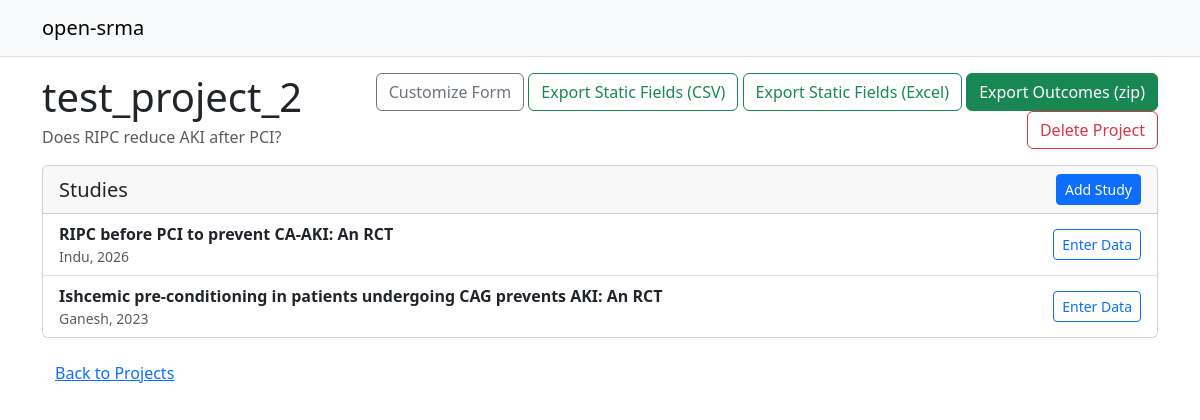
Screenshot of /project/2 with the database file from the repository.
### app/models.py (models this page shows)
class Project(db.Model):
    id = db.Column(db.Integer, primary_key=True)
    name = db.Column(db.String(100), nullable=False)
    description = db.Column(db.Text, nullable=True)
    studies = db.relationship('Study', backref='project', lazy='dynamic')
    outcomes = db.relationship(
        'ProjectOutcome',
        backref='project',
        lazy='dynamic',
        cascade="all, delete-orphan",
    )

class Study(db.Model):
    id = db.Column(db.Integer, primary_key=True)
    title = db.Column(db.String(300), nullable=False)
    author = db.Column(db.String(100), nullable=False)
    year = db.Column(db.Integer, nullable=False)
    project_id = db.Column(db.Integer, db.ForeignKey('project.id'), nullable=False)

### app/routes.py (the view)
@app.route('/project/<int:project_id>')
def project_detail(project_id):
    project = Project.query.get_or_404(project_id)
    studies = project.studies.all()
    try:
        field_count = project.form_fields.count()
    except Exception:
        field_count = len(project.form_fields.all()) if hasattr(project.form_fields, 'all') else 0
    try:
        dich_count = (
            db.session.query(db.func.count(StudyNumericalOutcome.id))
            .join(Study, StudyNumericalOutcome.study_id == Study.id)
            .filter(Study.project_id == project.id)
            .scalar()
        ) or 0
    except Exception:
        dich_count = 0
    try:
        cont_count = (
            db.session.query(db.func.count(StudyContinuousOutcome.id))
            .join(Study, StudyContinuousOutcome.study_id == Study.id)
            .filter(Study.project_id == project.id)
            .scalar()
        ) or 0
    except Exception:
        cont_count = 0
    outcome_row_count = int(dich_count) + int(cont_count)
    return render_template(
        'project_detail.html',
        project=project,
        studies=studies,
        field_count=field_count,
        study_count=len(studies),
        outcome_row_count=outcome_row_count,
    )

### app/templates/project_detail.html (shortened to what this page needs)
{% extends "base.html" %}
{% block content %}
    <div class="d-flex align-items-start justify-content-between mb-3">
      <div>
        <h1 class="mb-1">{{ project.name }}</h1>
        {% if project.description %}
          <p class="text-muted mb-0">{{ project.description }}</p>
        {% endif %}
      </div>
      <div class="text-end">
        <a href="{{ url_for('list_form_fields', project_id=project.id) }}" class="btn btn-outline-secondary">Customize Form</a>
        <a href="{{ url_for('export_static', project_id=project.id, format='csv') }}" class="btn btn-outline-success">Export Static Fields (CSV)</a>
        <a href="{{ url_for('export_static', project_id=project.id, format='xlsx') }}" class="btn btn-outline-success">Export Static Fields (Excel)</a>
        {% if outcome_row_count > 0 %}
          <a href="{{ url_for('export_jamovi', project_id=project.id) }}" class="btn btn-success">Export Outcomes (zip)</a>
        {% else %}
          <button type="button" class="btn btn-success" disabled data-bs-toggle="tooltip" data-bs-title="No outcomes recorded yet. Add outcomes in study pages to enable export.">Export Outcomes (zip)</button>
        {% endif %}
        <button type="button" class="btn btn-outline-danger" data-bs-toggle="modal" data-bs-target="#deleteProjectModal">Delete Project</button>
      </div>
    </div>
    <div class="card">
      <div class="card-header d-flex justify-content-between align-items-center">
        <h2 class="h5 mb-0">Studies</h2>
        <a href="{{ url_for('add_study', project_id=project.id) }}" class="btn btn-primary btn-sm">Add Study</a>
      </div>
      <div class="list-group list-group-flush">
        {% if studies %}
          {% for study in studies %}
            <div class="list-group-item d-flex justify-content-between align-items-center">
              <div>
                <div class="fw-semibold">{{ study.title }}</div>
                <div class="text-muted small">{{ study.author }}, {{ study.year }}</div>
              </div>
              <div>
                <a href="{{ url_for('enter_data', project_id=project.id, study_id=study.id) }}" class="btn btn-sm btn-outline-primary">Enter Data</a>
              </div>
            </div>
          {% endfor %}
        {% else %}
          <div class="list-group-item text-muted">No studies added yet.</div>
        {% endif %}
      </div>
    </div>
    <div class="mt-3">
      <a href="{{ url_for('index') }}" class="btn btn-link">Back to Projects</a>
    </div>
{% endblock %}

### app/templates/base.html (shortened to what this page needs)
<!doctype html>
<html>
  <head>
    <link href="https://cdn.jsdelivr.net/npm/bootstrap@5.3.3/dist/css/bootstrap.min.css" rel="stylesheet">
  </head>
  <body>
    <nav class="navbar navbar-expand-lg bg-body-tertiary border-bottom mb-3">
      <div class="container">
        <a class="navbar-brand" href="{{ url_for('index') }}">open-srma</a>
      </div>
    </nav>
    <div class="container">
      {% block content %}{% endblock %}
    </div>
  </body>
</html>

### rows the page displays
Project: name "test_project_2", description "Does RIPC reduce AKI after PCI?"
Study: title "RIPC before PCI to prevent CA-AKI: An RCT", author "Indu", year "2026"
Study: title "Ishcemic pre-conditioning in patients undergoing CAG prevents AKI: An RCT", author "Ganesh", year "2023"
